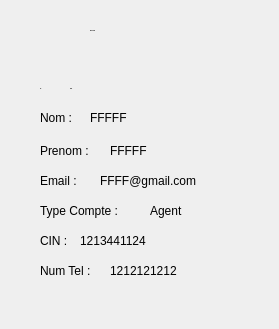
          <widget class="QWidget" name="scrollAreaWidgetContents_4">
           <property name="geometry">
            <rect>
             <x>0</x>
             <y>0</y>
             <width>279</width>
             <height>329</height>
            </rect>
           </property>
           <widget class="QLabel" name="label_5">
            <property name="geometry">
             <rect>
              <x>40</x>
              <y>80</y>
              <width>31</width>
              <height>16</height>
             </rect>
            </property>
            <property name="font">
             <font>
              <family>Montserrat</family>
              <pointsize>-1</pointsize>
              <weight>75</weight>
              <bold>true</bold>
             </font>
            </property>
            <property name="text">
             <string>ID : </string>
            </property>
           </widget>
           <widget class="QLabel" name="label_47">
            <property name="geometry">
             <rect>
              <x>40</x>
              <y>110</y>
              <width>51</width>
              <height>16</height>
             </rect>
            </property>
            <property name="text">
             <string>Nom : </string>
            </property>
           </widget>
           <widget class="QLabel" name="label_48">
            <property name="geometry">
             <rect>
              <x>40</x>
              <y>140</y>
              <width>71</width>
              <height>21</height>
             </rect>
            </property>
            <property name="text">
             <string>Prenom : </string>
            </property>
           </widget>
           <widget class="QLabel" name="label_49">
            <property name="geometry">
             <rect>
              <x>40</x>
              <y>170</y>
              <width>61</width>
              <height>21</height>
             </rect>
            </property>
            <property name="text">
             <string>Email : </string>
            </property>
           </widget>
           <widget class="QLabel" name="label_50">
            <property name="geometry">
             <rect>
              <x>40</x>
              <y>200</y>
              <width>101</width>
              <height>21</height>
             </rect>
            </property>
            <property name="text">
             <string>Type Compte : </string>
            </property>
           </widget>
           <widget class="QLabel" name="label_51">
            <property name="geometry">
             <rect>
              <x>40</x>
              <y>230</y>
              <width>41</width>
              <height>21</height>
             </rect>
            </property>
            <property name="text">
             <string>CIN :</string>
            </property>
           </widget>
           <widget class="QLabel" name="label_52">
            <property name="geometry">
             <rect>
              <x>40</x>
              <y>260</y>
              <width>71</width>
              <height>21</height>
             </rect>
            </property>
            <property name="text">
             <string>Num Tel :</string>
            </property>
           </widget>
           <widget class="QLabel" name="monprofil_agent">
            <property name="geometry">
             <rect>
              <x>90</x>
              <y>20</y>
              <width>111</width>
              <height>21</height>
             </rect>
            </property>
            <property name="font">
             <font>
              <family>Montserrat</family>
              <pointsize>-1</pointsize>
              <weight>75</weight>
              <bold>true</bold>
             </font>
            </property>
            <property name="text">
             <string>Mon Profil</string>
            </property>
           </widget>
           <widget class="QLabel" name="label_53">
            <property name="geometry">
             <rect>
              <x>100</x>
              <y>170</y>
              <width>131</width>
              <height>21</height>
             </rect>
            </property>
            <property name="text">
             <string>FFFF@gmail.com</string>
            </property>
           </widget>
           <widget class="QLabel" name="label_54">
            <property name="geometry">
             <rect>
              <x>110</x>
              <y>260</y>
              <width>101</width>
              <height>21</height>
             </rect>
            </property>
            <property name="text">
             <string>1212121212</string>
            </property>
           </widget>
           <widget class="QLabel" name="label_55">
            <property name="geometry">
             <rect>
              <x>90</x>
              <y>110</y>
              <width>91</width>
              <height>16</height>
             </rect>
            </property>
            <property name="text">
             <string>FFFFF</string>
            </property>
           </widget>
           <widget class="QLabel" name="label_56">
            <property name="geometry">
             <rect>
              <x>110</x>
              <y>140</y>
              <width>71</width>
              <height>21</height>
             </rect>
            </property>
            <property name="text">
             <string>FFFFF</string>
            </property>
           </widget>
           <widget class="QLabel" name="label_57">
            <property name="geometry">
             <rect>
              <x>70</x>
              <y>80</y>
              <width>41</width>
              <height>16</height>
             </rect>
            </property>
            <property name="font">
             <font>
              <family>Montserrat</family>
              <pointsize>-1</pointsize>
              <weight>75</weight>
              <bold>true</bold>
             </font>
            </property>
            <property name="text">
             <string>0000</string>
            </property>
           </widget>
           <widget class="QLabel" name="label_58">
            <property name="geometry">
             <rect>
              <x>80</x>
              <y>230</y>
              <width>121</width>
              <height>21</height>
             </rect>
            </property>
            <property name="text">
             <string>1213441124</string>
            </property>
           </widget>
           <widget class="QLabel" name="profil_typeagent">
            <property name="geometry">
             <rect>
              <x>150</x>
              <y>200</y>
              <width>101</width>
              <height>21</height>
             </rect>
            </property>
            <property name="text">
             <string>Agent</string>
            </property>
           </widget>
          </widget>
